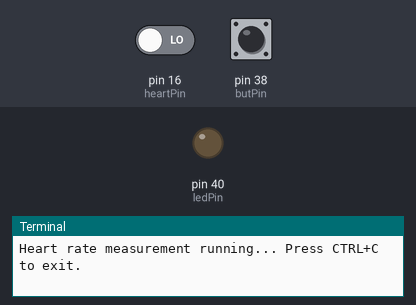
Simulated run of this program. Board: Raspberry Pi (header pin numbers). Shown: output pins drawn as LEDs (lit = HIGH), the last lines printed to the terminal. Dashed ring = blinking. The inputs (shaded band) are chosen by the test bench; at power-on: pin 38 (butPin) HIGH, pin 16 (heartPin) LOW. The clock reads 2024-03-15 10:24:30 at power-on unless the program sets it.

Above: at 1.2 s.
1.3 s: pin 38 (butPin) pulled LOW for 1 s
At 3.1 s:
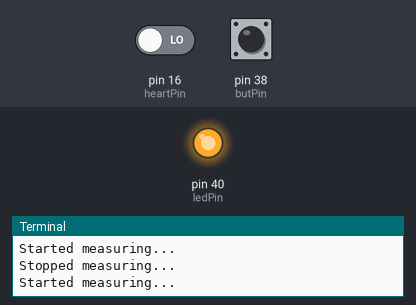
3.8 s: pin 38 (butPin) pulled LOW for 0.15 s
At 4.3 s:
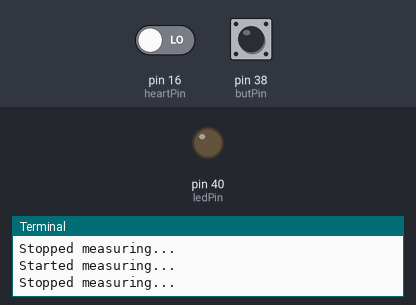
5.4 s: pin 38 (butPin) pulled LOW for 3.2 s
At 5.5 s:
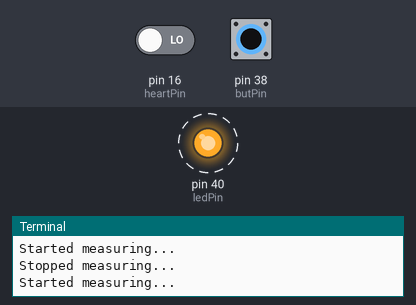
Timing chart, 0 to 9.9 s (numbered marks = the images above; inputs shaded):
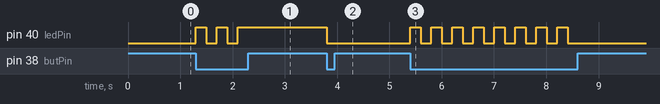

The program:

heart_rate_measurement.py
```python
#!/usr/bin/env python3
import RPi.GPIO as GPIO
import time

def heart_rate_measurement():
    """
    Measures heart rate via interrupts on pin 16. LED on 40, button on 38 toggles.
    """
    heartPin, ledPin, butPin = 16, 40, 38
    count = 0; doCounting = False; startTime = 0.0
    measuring = False

    def callback(ch):
        nonlocal count, doCounting, startTime
        count += 1
        if not doCounting and count == 10:
            doCounting = True
            startTime = time.time()
            count = 0
        if doCounting and (time.time() - startTime) > 15:
            print(f"Heart rate: {count*4} bpm")
            startTime = time.time()
            count = 0

    GPIO.setmode(GPIO.BOARD)
    GPIO.setup(heartPin, GPIO.IN, pull_up_down=GPIO.PUD_DOWN)
    GPIO.setup(ledPin, GPIO.OUT)
    GPIO.setup(butPin, GPIO.IN, pull_up_down=GPIO.PUD_UP)

    print('Heart rate measurement running... Press CTRL+C to exit.')
    try:
        while True:
            if not GPIO.input(butPin):
                if not measuring:
                    GPIO.add_event_detect(heartPin, GPIO.RISING, callback=callback)
                    GPIO.output(ledPin, True)
                    measuring = True
                    count = 0; doCounting = False; startTime = time.time()
                    print('Started measuring...')
                else:
                    GPIO.remove_event_detect(heartPin)
                    GPIO.output(ledPin, False)
                    measuring = False
                    print('Stopped measuring...')
                time.sleep(0.2)
    except KeyboardInterrupt:
        print('Program terminated!')
    finally:
        GPIO.cleanup()

if __name__ == '__main__':
    heart_rate_measurement()
```

Measured:
- after the input at 1.3 s, pin 40 (ledPin): alternates HIGH for 0.20 s and LOW for 0.20 s, 5 changes in all, then stays HIGH, starting at once
- after the input at 3.8 s, pin 40 (ledPin): HIGH → LOW at once
- after the input at 5.4 s, pin 40 (ledPin): alternates HIGH for 0.20 s and LOW for 0.20 s, 16 changes in all, then stays LOW, starting at once
